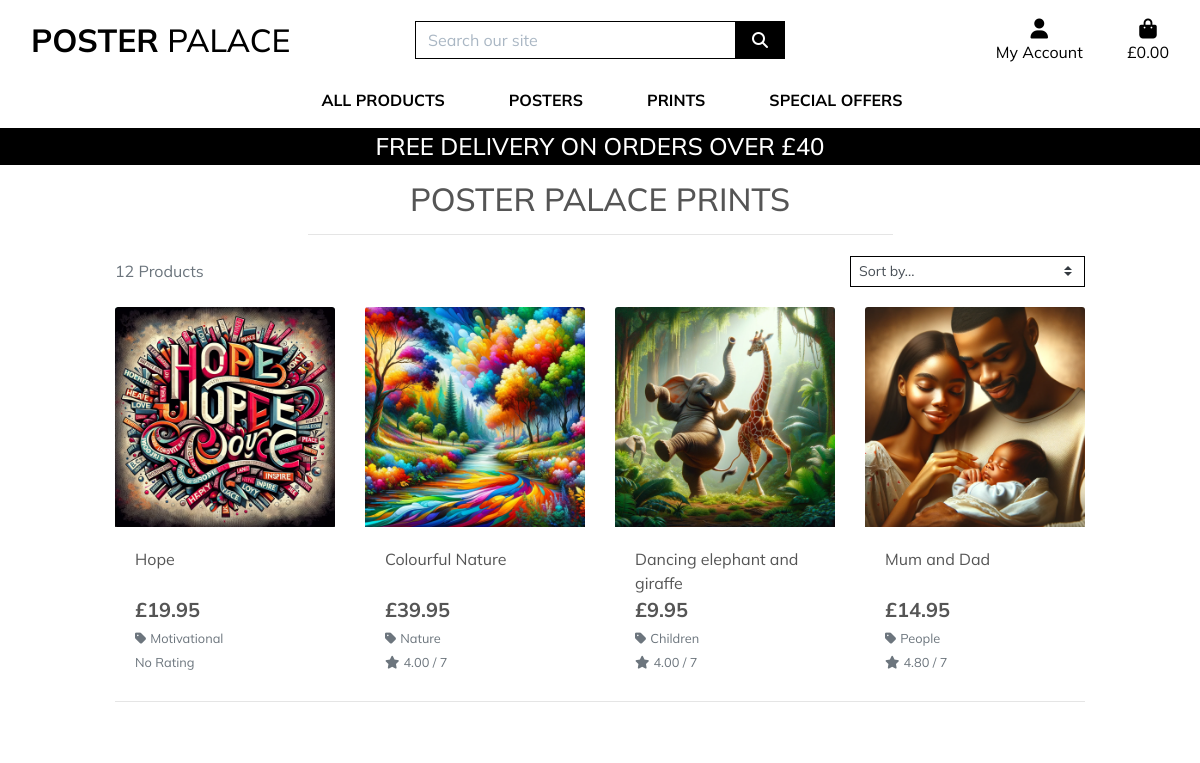
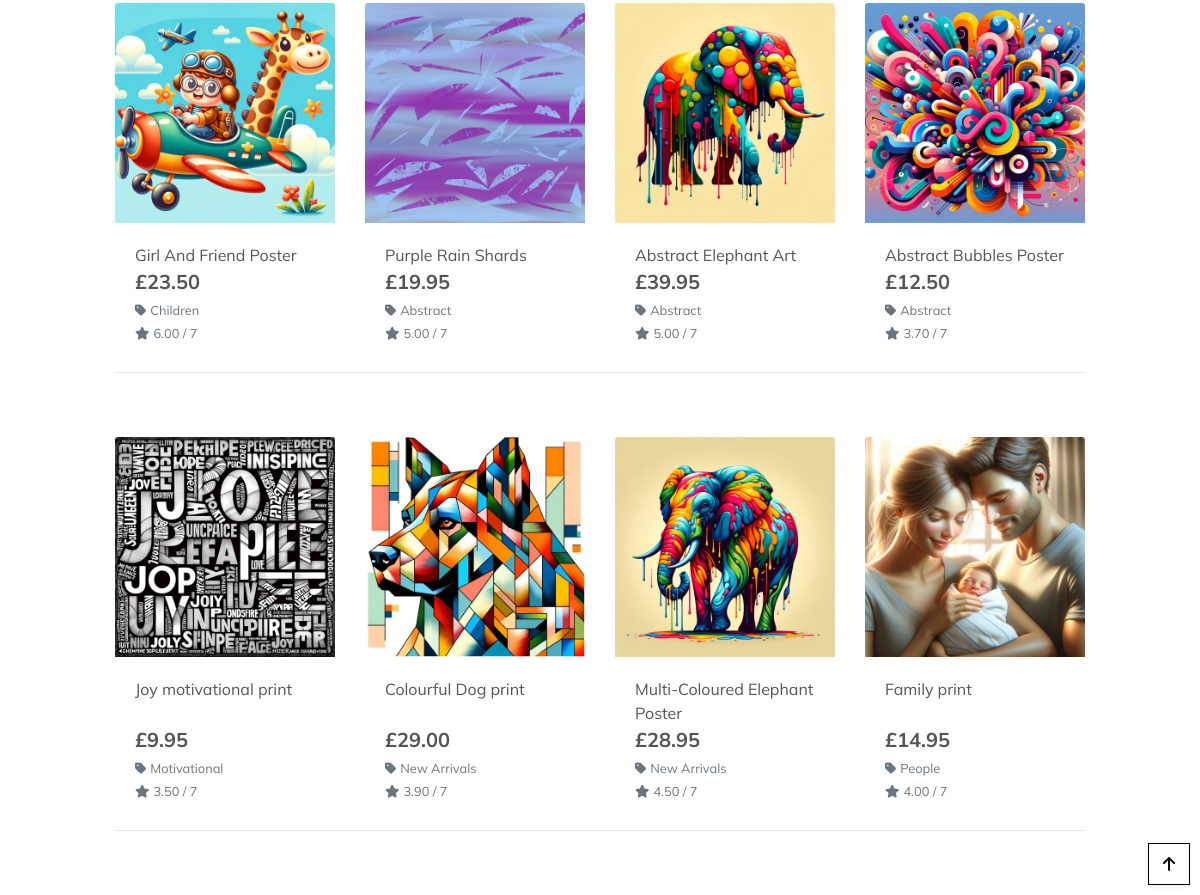
Before: /products/ with the older database file (2 pictures, top to bottom).
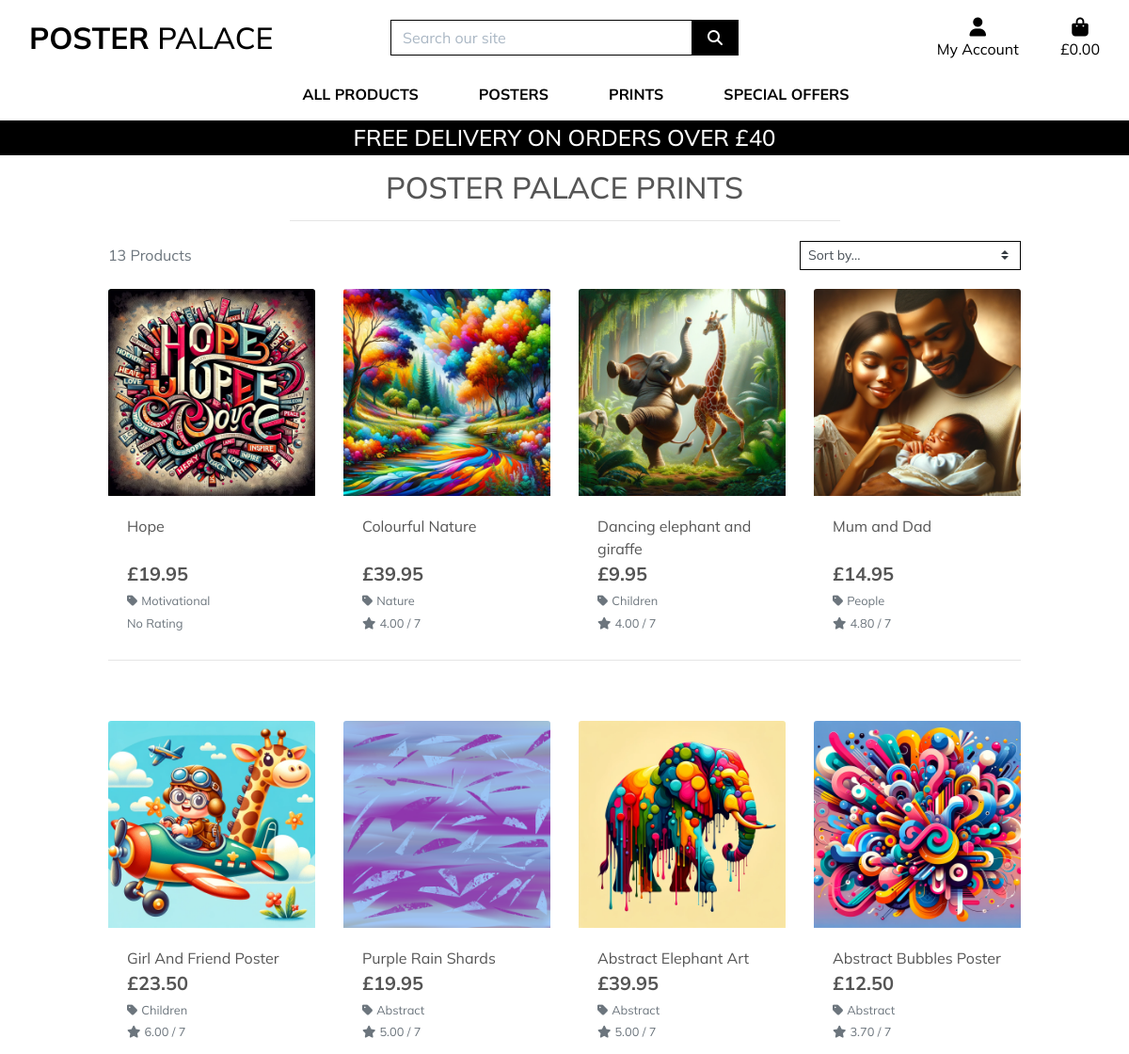
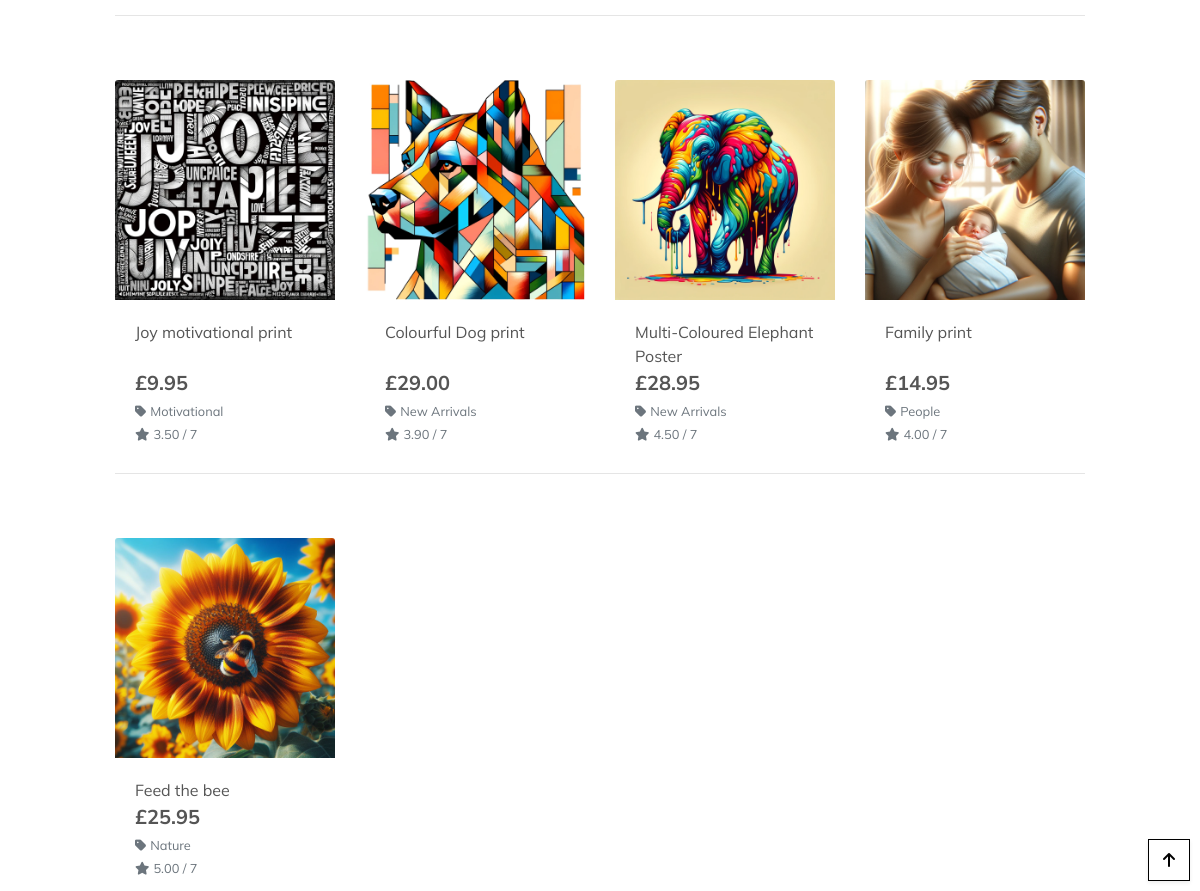
After: the same page with the newer database file (2 pictures, top to bottom).
### products/models.py (models this page shows, shortened)
class Product(models.Model):
    sku = models.CharField(max_length=15,
                           default=get_random_string,
                           null=True, blank=True)
    name = models.CharField(max_length=200)
    slug = models.SlugField(max_length=200, unique=True)
    image = models.ImageField(null=True, blank=True)
    image2 = models.ImageField(null=True, blank=True)
    description = models.TextField(blank=True)
    sizes = models.BooleanField(default=False, null=True, blank=True)
    price = models.DecimalField(default=9.95, max_digits=8, decimal_places=2)
    category = models.ForeignKey('Category', null=True,
                                 blank=True, on_delete=models.SET_NULL)
    available = models.BooleanField(default=True)
    rating = models.DecimalField(max_digits=7, decimal_places=2,
                                 null=True, blank=True)
    created = models.DateTimeField(auto_now_add=True)
    updated = models.DateTimeField(auto_now=True)

class Category(models.Model):
    name = models.CharField(max_length=200)
    slug = models.SlugField(max_length=200,
                            unique=True, null=True, blank=True)
    friendly_name = models.CharField(max_length=200, null=True, blank=True)
    class Meta:
        ordering = ['name']
        verbose_name = 'category'
        verbose_name_plural = 'categories'

### products/views.py (the view, shortened to what this page needs)
# urls.py: path('', views.all_products, name='products'),
def all_products(request):
    products = Product.objects.all()
    query = None
    categories = None
    sort = None
    direction = None
    current_sorting = f'{sort}_{direction}'
    context = {
        'products': products,
        'search_term': query,
        'current_categories': categories,
        'current_sorting': current_sorting,
    }
    return render(request, 'products/products.html', context)

### bag/contexts.py (called while the page is built, shortened)
def bag_contents(request):
    bag_items = []
    total = 0
    product_count = 0
    bag = request.session.get('bag', {})
    if total < settings.FREE_DELIVERY_THRESHOLD:
        delivery = total * Decimal(settings.STANDARD_DELIVERY_PERCENTAGE / 100)
        free_delivery_delta = settings.FREE_DELIVERY_THRESHOLD - total
    else:
        delivery = 0
        free_delivery_delta = 0
    grand_total = delivery + total
    context = {
        'bag_items': bag_items,
        'total': total,
        'product_count': product_count,
        'delivery': delivery,
        'free_delivery_delta': free_delivery_delta,
        'free_delivery_threshold': settings.FREE_DELIVERY_THRESHOLD,
        'grand_total': grand_total,
    }
    return context

### products/templates/products/products.html (shortened to what this page needs)
{% extends "base.html" %}
{% load static %}
{% block page_header %}
    <div class="container header-container">
    </div>
{% endblock %}
{% block content %}
    <div class="overlay"></div>
    <div class="container-fluid">
        <div class="row">
            <div class="col text-center mt-3">
                <h2 class="logo-font">Poster Palace Prints</h2>
                <hr class="w-50 mb-1">
            </div>
        </div>
        <div class="row">
            <div class="product-container col-10 offset-1">
                <div class="row mt-1 mb-2">
                    <div class="col-12 col-md-6 my-auto order-md-last d-flex justify-content-center justify-content-md-end">
                        <div class="sort-select-wrapper w-50">
                            <select id="sort-selector" class="custom-select custom-select-sm rounded-0 border border-{% if current_sorting != 'None_None' %}info{% else %}black{% endif %}">
                                <option value="reset" {% if current_sorting == 'None_None' %}selected{% endif %}>Sort by...</option>
                            </select>
                        </div>
                    </div>
                    <div class="col-12 col-md-6 order-md-first">
                        <p class="text-muted mt-3 text-center text-md-left">
                            {{ products|length }} Products{% if search_term %} found for <strong>"{{ search_term }}"</strong>{% endif %}
                        </p>
                    </div>
                </div>
                <div class="row">
                    {% for product in products %}
                        <div class="col-sm-6 col-md-6 col-lg-4 col-xl-3">
                            <div class="card h-100 border-0">
                                {% if product.image %}
                                <a href="{% url 'product_detail' product.id %}">
                                    <img class="card-img-top img-fluid" src="{{ product.image.url }}" alt="{{ product.name }}">
                                </a>
                                {% else %}
                                <a href="{% url 'product_detail' product.id %}">
                                    <img class="card-img-top img-fluid" src="{{ MEDIA_URL }}noimage.png" alt="{{ product.name }}">
                                </a>
                                {% endif %}
                                <div class="card-body pb-0">
                                    <p class="mb-0">{{ product.name }}</p>
                                </div>
                                <div class="card-footer bg-white pt-0 border-0 text-left">
                                    <div class="row">
                                        <div class="col">
                                            <p class="lead mb-0 text-left font-weight-bold">&#163;{{ product.price }}</p>
                                            {% if product.category %}
                                            <p class="small mt-1 mb-0">
                                                <a class="text-muted" href="{% url 'products' %}?category={{ product.category.name }}">
                                                    <i class="fas fa-tag mr-1"></i>{{ product.category.friendly_name }}
                                                </a>
                                            </p>
                                            {% endif %}
                                            {% if product.rating %}
                                                <small class="text-muted"><i class="fas fa-star mr-1"></i>{{ product.rating }} / 7</small>
                                            {% else %}
                                                <small class="text-muted">No Rating</small>
                                            {% endif %}
                                        </div>
                                    </div>
                                </div>
                            </div>
                        </div>
                        {% if forloop.counter|divisibleby:4 %}
                            <div class="col-12 d-none d-xl-block mb-5">
                                <hr>
                            </div>
                        {% endif %}
                    {% endfor %}
                </div>
            </div>
        </div>
    </div>
    <div class="btt-button shadow-sm rounded-0 border border-black">
        <a class="btt-link d-flex h-100">
            <i class="fas fa-arrow-up text-black mx-auto my-auto"></i>
        </a>
    </div>
{% endblock %}

### templates/base.html (shortened to what this page needs)
{% load static %}
<!doctype html>
<html lang="en">
  <head>
    {% block corecss %}
        <link rel="stylesheet" href="https://stackpath.bootstrapcdn.com/bootstrap/4.4.1/css/bootstrap.min.css">
        <link rel="stylesheet" href="{% static 'css/style.css' %}">
        {% endblock %}
  </head>
  <body>
    <header class="container-fluid fixed-top">
      <div id="topnav" class="row bg-white pt-lg-2 d-none d-lg-flex">
          <div class="col-12 col-lg-4 my-auto py-1 py-lg-0 text-center text-lg-left">
              <a href="{% url 'home' %}" class="nav-link main-logo-link">
                  <h2 class="logo-font text-black my-0"><strong>Poster</strong> Palace</h2>
              </a>
          </div>
          <div class="col-12 col-lg-4 my-auto py-1 py-lg-0">
              <form method="GET" action="{% url 'products' %}">
                  <div class="input-group w-100">
                      <input class="form-control border border-black rounded-0" type="text" name="q" placeholder="Search our site">
                      <div class="input-group-append">
                          <button class="form-control btn btn-black border border-black rounded-0" type="submit">
                              <span class="icon">
                                  <i class="fas fa-search"></i>
                              </span>
                          </button>
                      </div>
                  </div>
              </form>
          </div>
          <div class="col-12 col-lg-4 my-auto py-1 py-lg-0">
            <ul class="list-inline list-unstyled text-center text-lg-right my-0">
                <li class="list-inline-item dropdown">
                    <a class="text-black nav-link" href="#" id="user-options" data-toggle="dropdown" aria-haspopup="true" aria-expanded="false">
                        <div class="text-center">
                            <div><i class="fas fa-user fa-lg"></i></div>
                            <p class="my-0">My Account</p>
                        </div>
                    </a>
                </li>
                  <li class="list-inline-item">
                    <a class="{% if grand_total %}text-info font-weight-bold{% else %}text-black{% endif %} nav-link" href="{% url 'view_bag' %}">
                          <div class="text-center">
                              <div><i class="fas fa-shopping-bag fa-lg"></i></div>
                              <p class="my-0">
                                  {% if grand_total %}
                                  &#163;{{ grand_total|floatformat:2 }}
                                  {% else %}
                                  &#163;0.00
                                  {% endif %}
                              </p>
                          </div>
                      </a>
                  </li>
              </ul>
          </div>
      </div>
      <div class="row bg-white">
        <nav class="navbar navbar-expand-lg navbar-light w-100">
            {% include 'includes/main-nav.html' %}
        </nav>
    </div>
    <div id="delivery-banner" class="row text-center">
        <div class="col bg-black text-white">
            <h4 class="logo-font my-1">Free delivery on orders over &#163;{{ free_delivery_threshold }}</h4>
        </div>
    </div>
  </header>
{% block page_header %}
{% endblock %}
{% block content %}
{% endblock %}
  </body>
</html>

### templates/includes/main-nav.html (shortened to what this page needs)
<div class="collapse navbar-collapse" id="main-nav">
    <ul class="navbar-nav w-auto mx-auto">
        <li class="nav-item dropdown">
            <a class="logo-font font-weight-bold nav-link text-black mr-5" href="#" id="all-products-link" data-toggle="dropdown" aria-haspopup="true" aria-expanded="false">
                All Products
            </a>
        </li>
        <li class="nav-item dropdown">
            <a class="logo-font font-weight-bold nav-link text-black mr-5" href="#" id="clothing-link" data-toggle="dropdown" aria-haspopup="true" aria-expanded="false">
                Posters
            </a>
        </li>
        <li class="nav-item dropdown">
            <a class="logo-font font-weight-bold nav-link text-black mr-5" href="#" id="homeware-link" data-toggle="dropdown" aria-haspopup="true" aria-expanded="false">
                Prints
            </a>
        </li>
        <li class="nav-item dropdown">
            <a class="logo-font font-weight-bold nav-link text-black" href="#" id="specials-link" data-toggle="dropdown" aria-haspopup="true" aria-expanded="false">
                Special Offers
            </a>
        </li>
    </ul>
</div>

### static/css/style.css (style rules this page uses)
html { height: 100%; }
body { background: url('/media/images/image4-homepage.webp') no-repeat center center fixed; background-size: cover; height: calc(100vh - 164px); color: #555; font-family: 'Mulish', sans-serif; }
.icon { align-items: center; display: inline-flex; justify-content: center; height: 1.5rem; width: 1.5rem; }
.logo-font { text-transform: uppercase; }
.main-logo-link { width: fit-content; }
.btn-black { background: black; color: white; }
.text-black { color: #000 !important; }
.border-black { border: 1px solid black !important; }
.bg-black { background: #000 !important; }
.overlay { height: 100%; width: 100%; top: 0; left: 0; position: fixed; background: white; z-index: -1; }
.btt-button { height: 42px; width: 42px; position: fixed; bottom: 10px; right: 10px; }
.btt-link, .update-link, .remove-item { cursor: pointer; }
input[name='q']::placeholder { color: #aab7c4; }
@media (min-width: 1200px) { .container { max-width: 80%; } }
@media (min-width: 992px) { .header-container { padding-top: 164px; } }

Changed rows visible on the page:
added Product: image (picture), name "Feed the bee", price "25.95", category.friendly_name "Nature", rating "5.00"
Other visible differences:
{{ products|length }}: "12" → "13"
